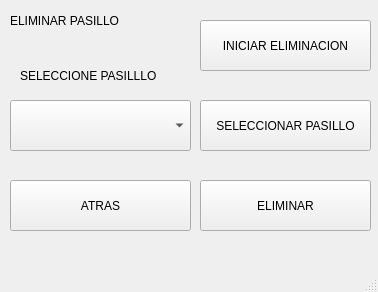
<?xml version="1.0" encoding="UTF-8"?>
<ui version="4.0">
 <class>window_delete_hall</class>
 <widget class="QMainWindow" name="window_delete_hall">
  <property name="geometry">
   <rect>
    <x>0</x>
    <y>0</y>
    <width>378</width>
    <height>292</height>
   </rect>
  </property>
  <property name="windowTitle">
   <string>MainWindow</string>
  </property>
  <widget class="QWidget" name="centralwidget">
   <widget class="QPushButton" name="pushButton">
    <property name="geometry">
     <rect>
      <x>200</x>
      <y>20</y>
      <width>171</width>
      <height>51</height>
     </rect>
    </property>
    <property name="text">
     <string>INICIAR ELIMINACION</string>
    </property>
   </widget>
   <widget class="QLabel" name="label">
    <property name="geometry">
     <rect>
      <x>10</x>
      <y>10</y>
      <width>141</width>
      <height>21</height>
     </rect>
    </property>
    <property name="text">
     <string>ELIMINAR PASILLO</string>
    </property>
   </widget>
   <widget class="QComboBox" name="comboBox">
    <property name="geometry">
     <rect>
      <x>10</x>
      <y>100</y>
      <width>181</width>
      <height>51</height>
     </rect>
    </property>
   </widget>
   <widget class="QLabel" name="label_2">
    <property name="geometry">
     <rect>
      <x>20</x>
      <y>60</y>
      <width>151</width>
      <height>31</height>
     </rect>
    </property>
    <property name="text">
     <string>SELECCIONE PASILLLO</string>
    </property>
   </widget>
   <widget class="QPushButton" name="pushButton_2">
    <property name="geometry">
     <rect>
      <x>200</x>
      <y>100</y>
      <width>171</width>
      <height>51</height>
     </rect>
    </property>
    <property name="text">
     <string>SELECCIONAR PASILLO</string>
    </property>
   </widget>
   <widget class="QPushButton" name="pushButton_3">
    <property name="geometry">
     <rect>
      <x>10</x>
      <y>180</y>
      <width>181</width>
      <height>51</height>
     </rect>
    </property>
    <property name="text">
     <string>ATRAS</string>
    </property>
   </widget>
   <widget class="QPushButton" name="pushButton_4">
    <property name="geometry">
     <rect>
      <x>200</x>
      <y>180</y>
      <width>171</width>
      <height>51</height>
     </rect>
    </property>
    <property name="text">
     <string>ELIMINAR</string>
    </property>
   </widget>
  </widget>
  <widget class="QMenuBar" name="menubar">
   <property name="geometry">
    <rect>
     <x>0</x>
     <y>0</y>
     <width>378</width>
     <height>21</height>
    </rect>
   </property>
  </widget>
  <widget class="QStatusBar" name="statusbar"/>
 </widget>
 <resources/>
 <connections/>
</ui>
